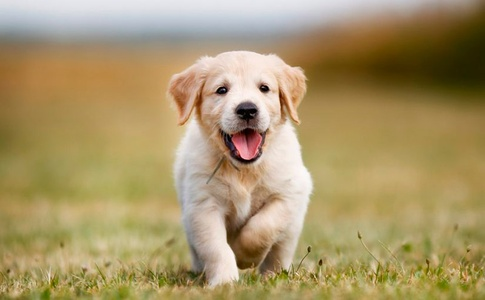
#> input picture images/perro.jpg, 485 x 300 px, shrunk from 800 x 495 before the run
$ jupyter execute inciso3.ipynb
#> lines starting #> are read from the running program, lines starting #| are printed output that depends on the picture; pictures that were not available may be replaced by others from this repository, and a replacement may not be noted
### Librerias

[cell 1]
import numpy as np
import cv2
import matplotlib.pyplot as plt
from sklearn.cluster import KMeans

### Ejercicio 3

[cell 2]
def segmentation(image, k):
    x, y, z = image.shape
    pixels = image.reshape((-1, 3))
    pixels = np.float32(pixels)

    criteria = (cv2.TERM_CRITERIA_EPS + cv2.TERM_CRITERIA_MAX_ITER, 100, 0.2)

    _, labels, centers = cv2.kmeans(pixels, k, None, criteria, 10, cv2.KMEANS_RANDOM_CENTERS)
    centers = np.uint8(centers)

    quantized_image = centers[labels.flatten()].reshape((x, y, z))

    labels_reshaped = labels.reshape((x, y))
    segment_map = np.zeros((x, y, 3), dtype=np.uint8)
    colors = np.random.randint(0, 255, (k, 3), dtype=np.uint8)

    for i in range(k):
        segment_map[labels_reshaped == i] = colors[i]

    fig, axs = plt.subplots(1, 3, figsize=(15, 5))
    axs[0].imshow(image)
    axs[0].set_title("Imagen Original")
    axs[0].axis("off")

    axs[1].imshow(segment_map)
    axs[1].set_title(f"Mapa de Segmentos (k={k})")
    axs[1].axis("off")

    axs[2].imshow(quantized_image)
    axs[2].set_title("Imagen Cuantizada")
    axs[2].axis("off")

    plt.show()

image_paths = [
    "./images/perro.jpg",
    "./images/gato.jpg",
    "./images/cab.png",
    "./images/leo.jpg"
]

images = []
for path in image_paths:
    img = cv2.imread(path)
#> img is the input picture: shape (300, 485, 3); mean B, G, R 104.8, 149.1, 168.6
    if img is None:
        raise FileNotFoundError(f"Archivo no encontrado: {path}")
    img = cv2.cvtColor(img, cv2.COLOR_BGR2RGB)
    images.append(img)

k = int(input("Ingrese el número de segmentos que desea utilizar: "))
#> the answer given: 3
#> k = 3
while k < 2:
    k = int(input("Ingrese el número de segmentos que desea utilizar (mayor o igual a 2): "))
#> this loop made 0 passes

for img in images:
    segmentation(img, k)
#> this loop made 4 passes
#> pass 1, in segmentation, `quantized_image = centers[labels.flatten()].reshape((x, y, z))`:
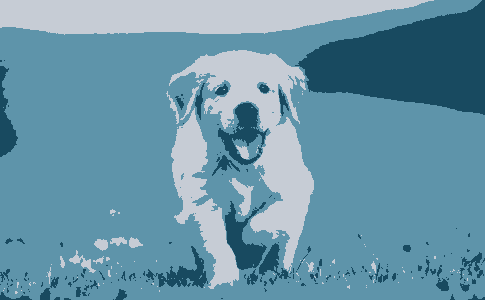
#> quantized_image: shape (300, 485, 3); mean of channels 0, 1, 2 167.9, 148.4, 104.1; drawn as B, G, R
#> pass 1, in segmentation, `labels_reshaped = labels.reshape((x, y))`:
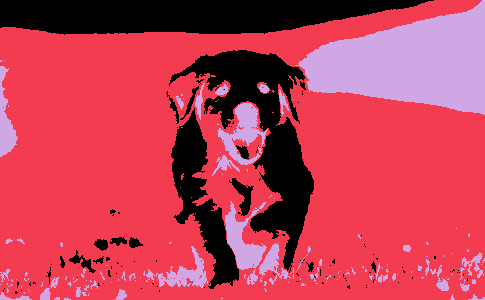
#> labels_reshaped: shape (300, 485) int32; 3 distinct labels, from 0 to 2; one colour per label, 0 black
#> pass 1, in segmentation, `plt.show()`:
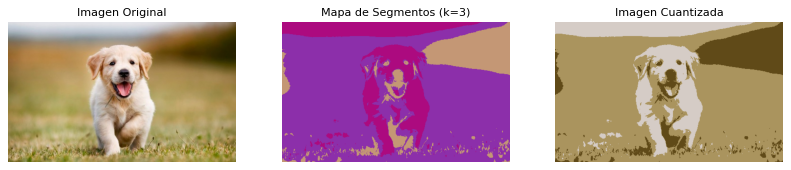
#> figure drawn by matplotlib, 3 panels
#> pass 2, in segmentation (call 2), `quantized_image = centers[labels.flatten()].reshape((x, y, z))`:
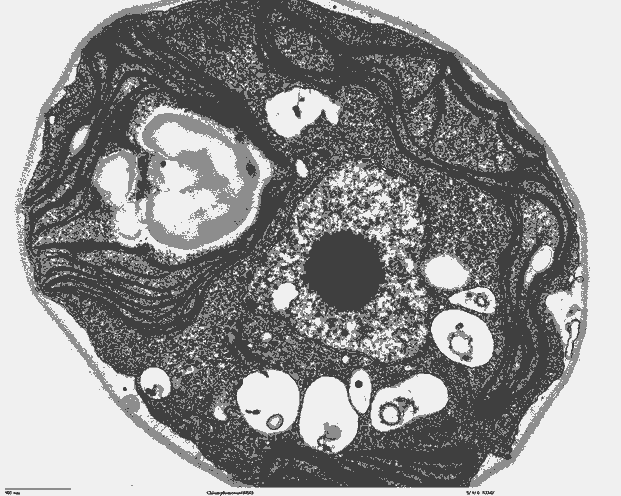
#> quantized_image: shape (496, 621, 3); min 63, max 240, mean 148.8
#> pass 2, in segmentation (call 2), `labels_reshaped = labels.reshape((x, y))`:
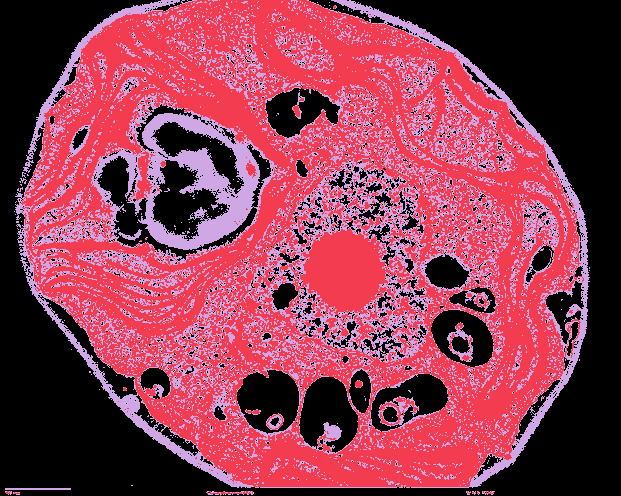
#> labels_reshaped: shape (496, 621) int32; 3 distinct labels, from 0 to 2; one colour per label, 0 black
#> pass 2, in segmentation (call 2), `plt.show()`:
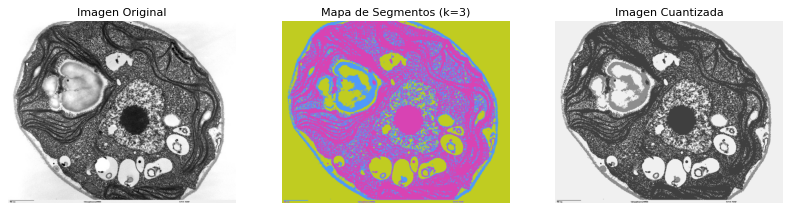
#> figure drawn by matplotlib, 3 panels
